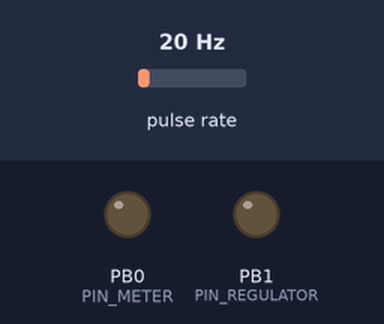
A sketch run on a simulated ATtiny85, built with avr-gcc and run on an emulated ATtiny85. On the bench: output pins drawn as LEDs (lit = HIGH). Wiring (inferred from the names in the program): pulse sensor: data PB3. The test bench sets the inputs (shaded band); at power-on: pulse rate 20 Hz.

Above: at 0.15 s.
At 1.0 s:
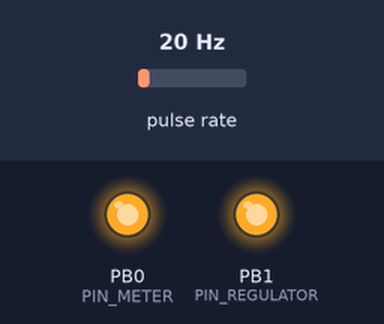
Timing chart, 0 to 2.5 s (numbered marks = the images above):
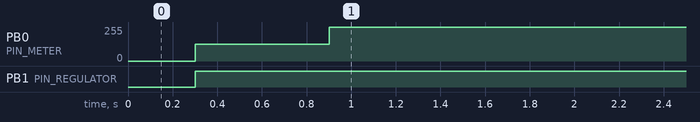

The sketch:

BicycleAnalogueGauge.ino
```cpp
/*
 *  Firmware for an analog speed/cadence indicator built from an analog voltage meter, a Sigma speed/cadence sensor and ATtiny85
 *
 *  Various parts adapted from:
 * - https://embeddedthoughts.com/2016/06/06/attiny85-introduction-to-pin-change-and-timer-interrupts/
 * - https://learn.sparkfun.com/tutorials/h2ohno/low-power-attiny
 * - http://interface.khm.de/index.php/lab/experiments/sleep_watchdog_battery/
 *
 */

#include <avr/sleep.h> //Needed for sleep_mode

//#define SPEED_MODE

// Speed-specific constants:
const unsigned long WHEEL_CIRCUMFERENCE = 2224; // [mm]
const unsigned int MAX_SPEED = 11;          // 11 mm/ms = 39.6 km/h

// Cadence-specific constants:
const unsigned long MINUTE_MILLIS = 60000;  // [ms]
const unsigned int MAX_CADENCE = 120;       // [RPM]

// Generic constants:
const unsigned int MAX_OUTPUT_VALUE = 255;  // Less than 255 if the meter's max voltage is less than 3.3V
const unsigned int PIN_METER = PB0;         // PWM pin on ATtiny85
const unsigned int PIN_REGULATOR = PB1;     // Pin controls the voltage regulator
const unsigned int PIN_SENSOR = PB3;        // Input pin for sensor signal (corresponds to PCINT3)
const unsigned int PCINT_SENSOR = PCINT3;
const unsigned int MAX_DT = 2500;           // [ms]
const unsigned int MIN_DT = 100;            // [ms]

// Volatile variables:
volatile bool signalDetected = false;
volatile unsigned long signalDetectedMillis = 0; //[ms]

// Current state variables:
unsigned long t0 = 0;  // [ms]
int prevOutputValue = 0;

#if defined SPEED_MODE
  const unsigned long OUTPUT_COEFF = MAX_OUTPUT_VALUE*round(1.0*WHEEL_CIRCUMFERENCE/MAX_SPEED);
#else
  const unsigned long OUTPUT_COEFF = MAX_OUTPUT_VALUE*MINUTE_MILLIS/MAX_CADENCE;
#endif


void setup() {
  pinMode(PIN_METER, OUTPUT);
  pinMode(PIN_REGULATOR, OUTPUT);
  digitalWrite(PIN_REGULATOR, LOW);
  pinMode(PIN_SENSOR, INPUT_PULLUP);

  ADCSRA &= ~(1<<ADEN); // Disable ADC, saves ~230uA
  GIMSK |= (1 << PCIE);  // Pin change interrupt enable
  PCMSK |= (1 << PCINT_SENSOR); // Pin change interrupt enabled for sensor pin

  set_sleep_mode(SLEEP_MODE_PWR_DOWN); // Power down everything, wake up from WDT
  sleep_enable();
  setup_watchdog(9);

  sei();  // Enable interrupts
}

void loop() {
  if ( signalDetected ) {
    signalDetected = false;
    if ( t0 > 0 ) {
      unsigned long dt = signalDetectedMillis-t0;  // [ms]
      if ( dt > MIN_DT ) {
        int newOutputValue = min( MAX_OUTPUT_VALUE, int( dt < MAX_DT ? OUTPUT_COEFF/dt : 0 ) );
        int outputValue = (prevOutputValue + newOutputValue)/2;
        digitalWrite( PIN_REGULATOR, HIGH );
        analogWrite( PIN_METER, outputValue );
        prevOutputValue = newOutputValue;
      }
    }
    t0 = signalDetectedMillis;
  } else if ( millis()-t0 > MAX_DT ) {
    analogWrite( PIN_METER, 0 );
    digitalWrite( PIN_REGULATOR, LOW );
    sleep_mode(); //Go to sleep!
  }
  delay(100);
}


void setup_watchdog(int timerPrescaler) {
  // 0=16ms, 1=32ms, 2=64ms, 3=128ms, 4=250ms, 5=500ms
  // 6=1sec, 7=2sec, 8=4sec, 9=8sec

  if (timerPrescaler > 9 ) timerPrescaler = 9; //Correct incoming amount if need be

  byte bb = timerPrescaler & 7;
  if (timerPrescaler > 7) bb |= (1 << 5); //Set the special 5th bit if necessary

  //This order of commands is important and cannot be combined
  MCUSR &= ~(1 << WDRF); //Clear the watch dog reset
  WDTCR |= (1 << WDCE) | (1 << WDE); //Set WD_change enable, set WD enable
  WDTCR = bb; //Set new watchdog timeout value
  WDTCR |= _BV(WDIE); //Set the interrupt enable, this will keep unit from resetting after each int
}


ISR(PCINT0_vect) {
  if ((PINB & (1 << PIN_SENSOR)) ) { // We're interested only in rising edges
    signalDetectedMillis = millis();
    signalDetected = true;
  }
}

//This runs each time the watch dog wakes us up from sleep
ISR(WDT_vect) {
  // Do nothing
}
```

Measured:
- by itself, PB0 (PIN_METER): 0/255 → 127/255 at 0.30 s, → 255/255 0.60 s later
- by itself, PB1 (PIN_REGULATOR): LOW → HIGH at 0.30 s
